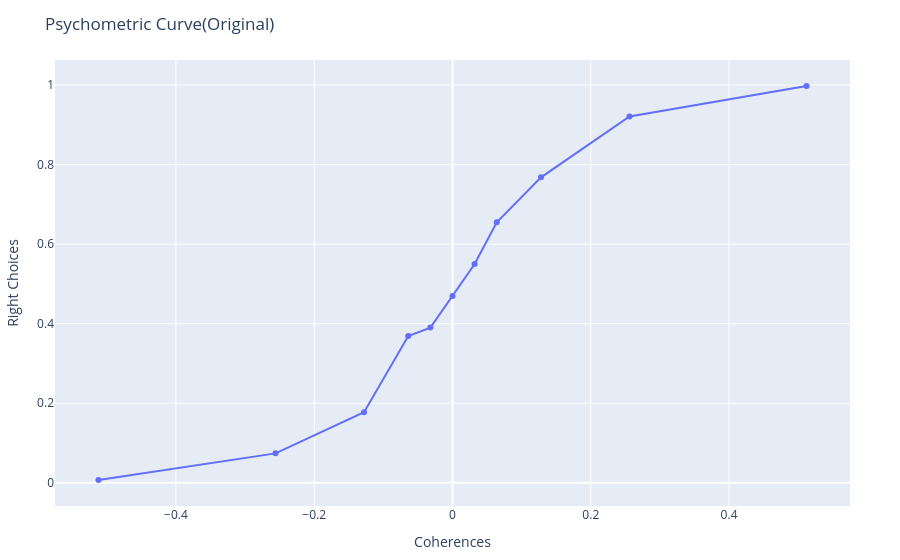
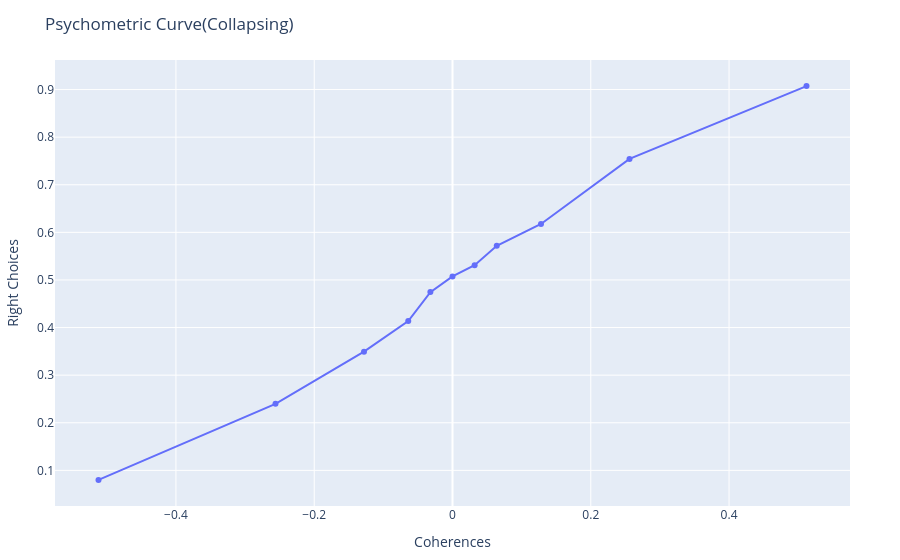
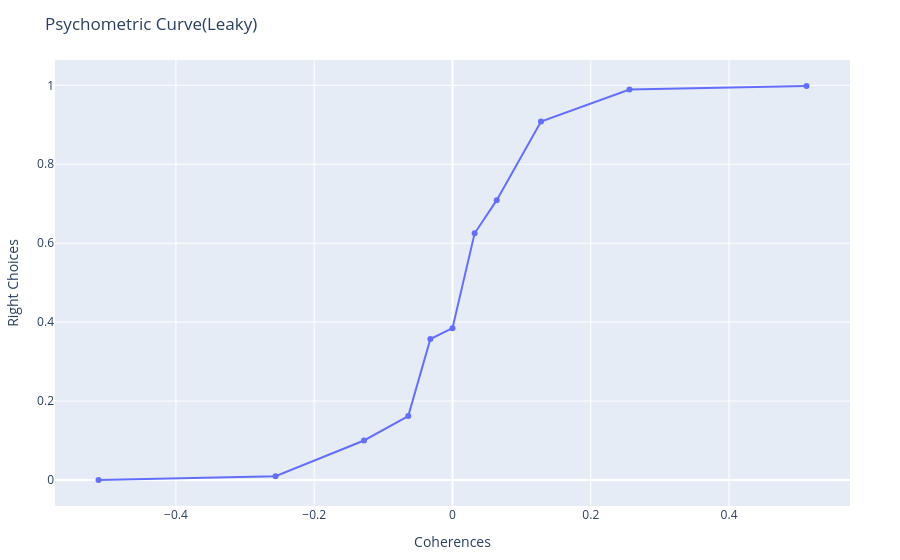
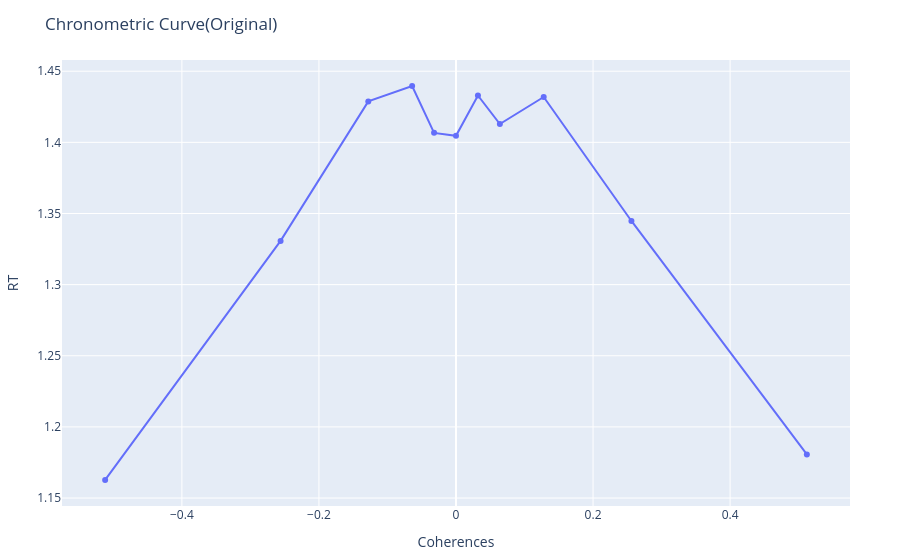

Notebook code cell kept with these figures, in order:
### Code cell
using PlotlyJS

# Plot results using PlotlyJS

# 原始 DDM 结果
trace1_original = scatter(x=coherences, y=p_right, mode="lines+markers", name="Original DDM")
layout1_original = Layout(title="Psychometric Curve(Original)", xaxis_title="Coherences", yaxis_title="Right Choices")
p1_original = plot([trace1_original], layout1_original)

trace2_original = scatter(x=coherences, y=rt, mode="lines+markers", name="Original DDM")
layout2_original = Layout(title="Chronometric Curve(Original)", xaxis_title="Coherences", yaxis_title="RT")
p2_original = plot([trace2_original], layout2_original)

# Collapsing Bound 结果
trace1_collapsing = scatter(x=coherences, y=p_right_collapsing, mode="lines+markers", name="Collapsing Bound DDM")
layout1_collapsing = Layout(title="Psychometric Curve(Collapsing)", xaxis_title="Coherences", yaxis_title="Right Choices")
p1_collapsing = plot([trace1_collapsing], layout1_collapsing)

trace2_collapsing = scatter(x=coherences, y=rt_collapsing, mode="lines+markers", name="Collapsing Bound DDM")
layout2_collapsing = Layout(title="Chronometric Curve(Collapsing)", xaxis_title="Coherences", yaxis_title="RT")
p2_collapsing = plot([trace2_collapsing], layout2_collapsing)

# Leaky Integration 结果
trace1_leaky = scatter(x=coherences, y=p_right_leaky, mode="lines+markers", name="Leaky Integration DDM")
layout1_leaky = Layout(title="Psychometric Curve(Leaky)", xaxis_title="Coherences", yaxis_title="Right Choices")
p1_leaky = plot([trace1_leaky], layout1_leaky)

trace2_leaky = scatter(x=coherences, y=rt_leaky, mode="lines+markers", name="Leaky Integration DDM")
layout2_leaky = Layout(title="Chronometric Curve(Leaky)", xaxis_title="Coherences", yaxis_title="RT")
p2_leaky = plot([trace2_leaky], layout2_leaky)

# 合并图像
display(p1_original)
display(p1_collapsing)
display(p1_leaky)

display(p2_original)
display(p2_collapsing)
display(p2_leaky)

### Figure 1 — Plotly figure (JSON) as saved in the notebook; plotly's stock layout.template omitted (floating-point values rounded to 4 significant figures)
{"data": [{"mode": "lines+markers", "name": "Original DDM", "type": "scatter", "x": [-0.512, -0.256, -0.128, -0.064, -0.032, 0, 0.032, 0.064, 0.128, 0.256, 0.512], "y": [0.007075, 0.07391, 0.1774, 0.3691, 0.3902, 0.4698, 0.55, 0.655, 0.768, 0.921, 0.9976]}], "layout": {"margin": {"b": 50, "l": 50, "r": 50, "t": 60}, "title": "Psychometric Curve(Original)", "xaxis": {"title": {"text": "Coherences"}}, "yaxis": {"title": {"text": "Right Choices"}}}}

### Figure 2 — Plotly figure (JSON) as saved in the notebook; plotly's stock layout.template omitted (floating-point values rounded to 4 significant figures)
{"data": [{"mode": "lines+markers", "name": "Collapsing Bound DDM", "type": "scatter", "x": [-0.512, -0.256, -0.128, -0.064, -0.032, 0, 0.032, 0.064, 0.128, 0.256, 0.512], "y": [0.07987, 0.2397, 0.3494, 0.4137, 0.4745, 0.5073, 0.531, 0.5719, 0.6176, 0.7543, 0.9073]}], "layout": {"margin": {"b": 50, "l": 50, "r": 50, "t": 60}, "title": "Psychometric Curve(Collapsing)", "xaxis": {"title": {"text": "Coherences"}}, "yaxis": {"title": {"text": "Right Choices"}}}}

### Figure 3 — Plotly figure (JSON) as saved in the notebook; plotly's stock layout.template omitted (floating-point values rounded to 4 significant figures)
{"data": [{"mode": "lines+markers", "name": "Leaky Integration DDM", "type": "scatter", "x": [-0.512, -0.256, -0.128, -0.064, -0.032, 0, 0.032, 0.064, 0.128, 0.256, 0.512], "y": [0, 0.009524, 0.1, 0.1618, 0.3571, 0.3846, 0.625, 0.7091, 0.908, 0.9892, 0.9982]}], "layout": {"margin": {"b": 50, "l": 50, "r": 50, "t": 60}, "title": "Psychometric Curve(Leaky)", "xaxis": {"title": {"text": "Coherences"}}, "yaxis": {"title": {"text": "Right Choices"}}}}

### Figure 4 — Plotly figure (JSON) as saved in the notebook; plotly's stock layout.template omitted (floating-point values rounded to 4 significant figures)
{"data": [{"mode": "lines+markers", "name": "Original DDM", "type": "scatter", "x": [-0.512, -0.256, -0.128, -0.064, -0.032, 0, 0.032, 0.064, 0.128, 0.256, 0.512], "y": [1.163, 1.331, 1.429, 1.44, 1.407, 1.405, 1.433, 1.413, 1.432, 1.345, 1.181]}], "layout": {"margin": {"b": 50, "l": 50, "r": 50, "t": 60}, "title": "Chronometric Curve(Original)", "xaxis": {"title": {"text": "Coherences"}}, "yaxis": {"title": {"text": "RT"}}}}
